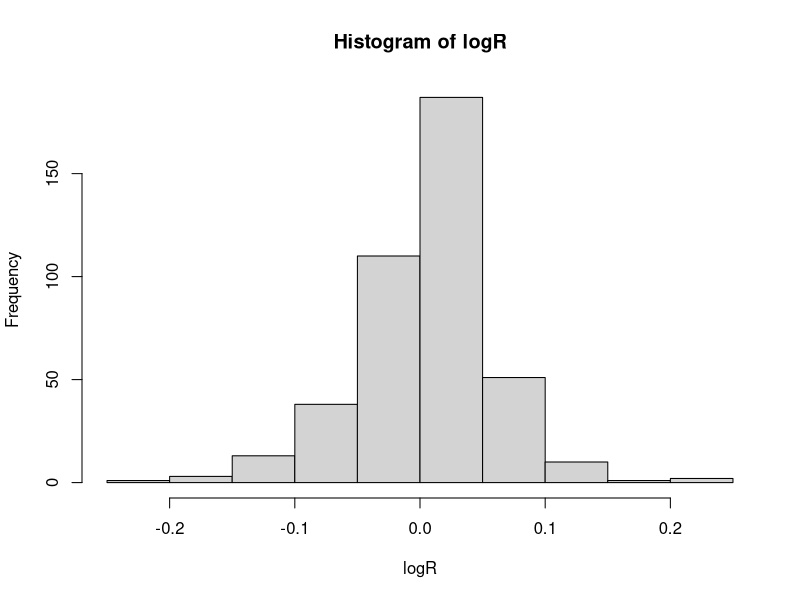
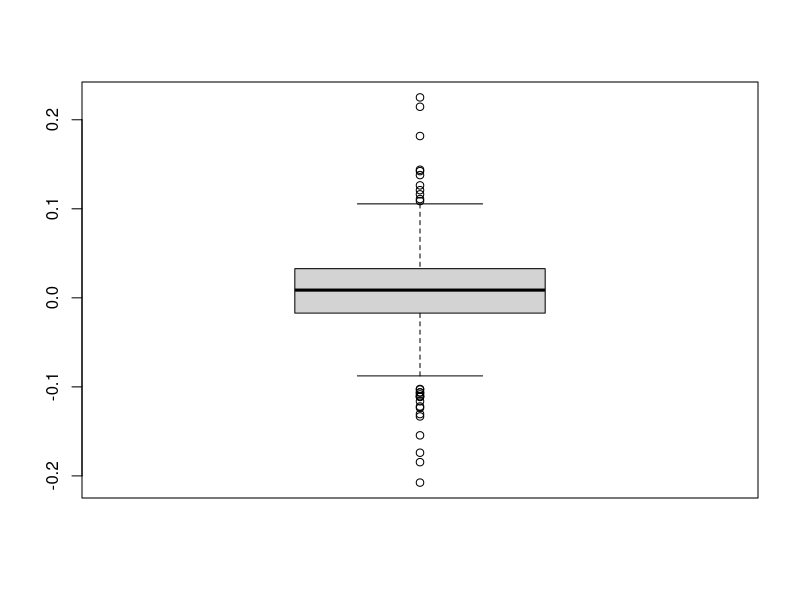

Generate these figures, in order, with R:
# Data Visualization
# Author: Yanhan Si
# Created by: Nov 23, 2020 (GMT-5)
# Updated by: Nov 23, 2020 (GMT-5)
# --------------------------------------------------------------------------------
library(tidyverse)
library(fBasics)

bitcoin = read_csv("./data/bitcoin.csv")
logR = bitcoin$log_return
R = bitcoin$ret
summary(R)
summary(logR)
sd(logR)
skewness(logR)
kurtosis(logR)
hist(logR)
boxplot(logR)
